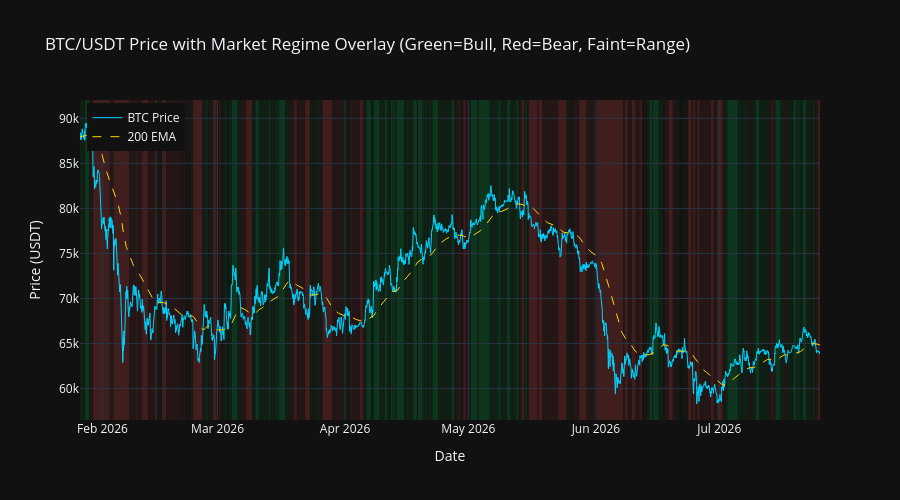

The notebook cell this image was saved under:
### Code cell
# Visualize BTC regime timeline
btc = datasets['BTCUSDT'].copy()

regime_colors = {
    BULL_TREND: 'rgba(0, 200, 83, 0.2)',
    BULL_RANGE: 'rgba(0, 200, 83, 0.07)',
    BEAR_RANGE: 'rgba(255, 82, 82, 0.07)',
    BEAR_TREND: 'rgba(255, 82, 82, 0.2)',
}

fig = go.Figure()

# Price line
fig.add_trace(go.Scatter(
    x=btc['open_time'], y=btc['close'],
    mode='lines', name='BTC Price',
    line=dict(color='#00d4ff', width=1)
))

# 200 EMA
fig.add_trace(go.Scatter(
    x=btc['open_time'], y=btc['ema_200'],
    mode='lines', name='200 EMA',
    line=dict(color='#FFD700', width=1, dash='dash')
))

# Color background by regime
prev_regime = None
start_idx = 0
for i in range(len(btc)):
    current_regime = btc['regime'].iloc[i]
    if current_regime != prev_regime:
        if prev_regime is not None and i > start_idx:
            fig.add_vrect(
                x0=btc['open_time'].iloc[start_idx],
                x1=btc['open_time'].iloc[i-1],
                fillcolor=regime_colors.get(prev_regime, 'rgba(128,128,128,0.1)'),
                layer='below', line_width=0
            )
        start_idx = i
        prev_regime = current_regime

# Last segment
if prev_regime is not None:
    fig.add_vrect(
        x0=btc['open_time'].iloc[start_idx],
        x1=btc['open_time'].iloc[-1],
        fillcolor=regime_colors.get(prev_regime, 'rgba(128,128,128,0.1)'),
        layer='below', line_width=0
    )

fig.update_layout(
    title='BTC/USDT Price with Market Regime Overlay (Green=Bull, Red=Bear, Faint=Range)',
    xaxis_title='Date', yaxis_title='Price (USDT)',
    template='plotly_dark', height=500,
    legend=dict(yanchor='top', y=0.99, xanchor='left', x=0.01)
)
fig.show()
